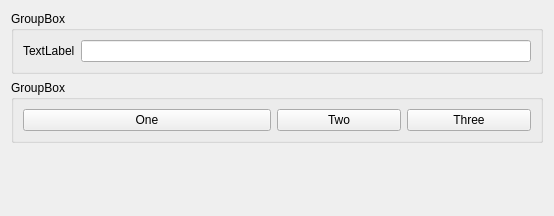
<?xml version="1.0" encoding="UTF-8"?>
<ui version="4.0">
 <class>Widget</class>
 <widget class="QWidget" name="Widget">
  <property name="geometry">
   <rect>
    <x>0</x>
    <y>0</y>
    <width>554</width>
    <height>216</height>
   </rect>
  </property>
  <property name="windowTitle">
   <string>Widget</string>
  </property>
  <layout class="QVBoxLayout" name="verticalLayout">
   <item>
    <widget class="QGroupBox" name="groupBox">
     <property name="title">
      <string>GroupBox</string>
     </property>
     <layout class="QHBoxLayout" name="horizontalLayout">
      <item>
       <widget class="QLabel" name="label">
        <property name="sizePolicy">
         <sizepolicy hsizetype="Preferred" vsizetype="Preferred">
          <horstretch>0</horstretch>
          <verstretch>0</verstretch>
         </sizepolicy>
        </property>
        <property name="text">
         <string>TextLabel</string>
        </property>
       </widget>
      </item>
      <item>
       <widget class="QLineEdit" name="lineEdit">
        <property name="sizePolicy">
         <sizepolicy hsizetype="Expanding" vsizetype="Fixed">
          <horstretch>0</horstretch>
          <verstretch>0</verstretch>
         </sizepolicy>
        </property>
       </widget>
      </item>
     </layout>
    </widget>
   </item>
   <item>
    <widget class="QGroupBox" name="groupBox_2">
     <property name="title">
      <string>GroupBox</string>
     </property>
     <layout class="QHBoxLayout" name="horizontalLayout_2">
      <item>
       <widget class="QPushButton" name="pushButton">
        <property name="sizePolicy">
         <sizepolicy hsizetype="Minimum" vsizetype="Fixed">
          <horstretch>2</horstretch>
          <verstretch>0</verstretch>
         </sizepolicy>
        </property>
        <property name="text">
         <string>One</string>
        </property>
       </widget>
      </item>
      <item>
       <widget class="QPushButton" name="pushButton_2">
        <property name="sizePolicy">
         <sizepolicy hsizetype="Minimum" vsizetype="Fixed">
          <horstretch>1</horstretch>
          <verstretch>0</verstretch>
         </sizepolicy>
        </property>
        <property name="text">
         <string>Two</string>
        </property>
       </widget>
      </item>
      <item>
       <widget class="QPushButton" name="pushButton_3">
        <property name="sizePolicy">
         <sizepolicy hsizetype="Minimum" vsizetype="Fixed">
          <horstretch>1</horstretch>
          <verstretch>0</verstretch>
         </sizepolicy>
        </property>
        <property name="text">
         <string>Three</string>
        </property>
       </widget>
      </item>
     </layout>
    </widget>
   </item>
   <item>
    <spacer name="verticalSpacer">
     <property name="orientation">
      <enum>Qt::Vertical</enum>
     </property>
     <property name="sizeHint" stdset="0">
      <size>
       <width>20</width>
       <height>87</height>
      </size>
     </property>
    </spacer>
   </item>
  </layout>
 </widget>
 <resources/>
 <connections/>
</ui>
